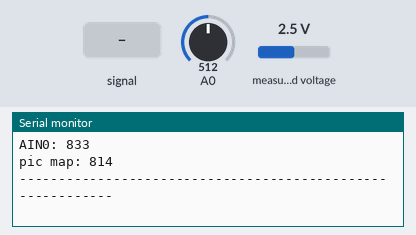
The sketch below on a simulated ESP8266 (NodeMCU). Parts: the last lines printed to the serial monitor. The inputs (shaded band) are chosen by the test bench; at power-on: measured voltage 2.5 V, A0 = 512.

Above: at 2.2 s.
2.3 s: A0 fed a 200 Hz sine of ±81 counts around its level
3.8 s: measured voltage set to 0.1 V
At 4.04 s:
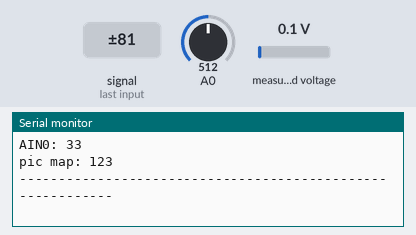
5.3 s: A0 fed a 1000 Hz sine of ±255 counts around its level
6.8 s: measured voltage set to 3.8 V
At 9.2 s:
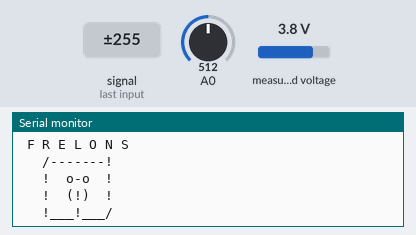
Timing chart, 0 to 10.7 s (numbered marks = the images above; inputs shaded):
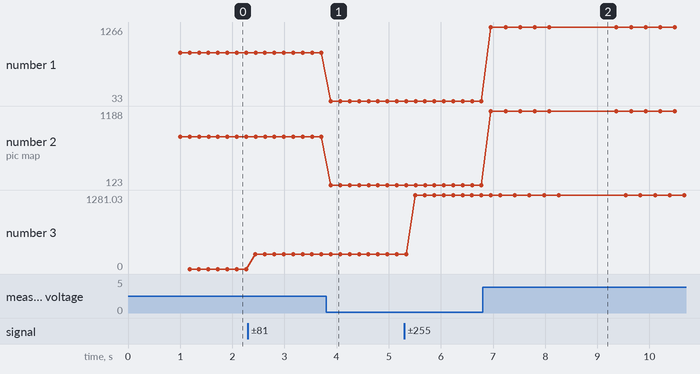

The sketch:

ESP8266_Spectrum_potard_ads1115.ino
```cpp
// (licence header left out)
#include "arduinoFFT.h" // Standard Arduino FFT library

// ADS1115 cf:https://github.com/adafruit/Adafruit_ADS1X15
#include <Adafruit_ADS1X15.h>
Adafruit_ADS1015 ads;

// https://github.com/kosme/arduinoFFT, in IDE, Sketch, Include Library, Manage Library, then search for FFT
arduinoFFT FFT = arduinoFFT();
#define SAMPLES 1024             // Must be a power of 2
#define SAMPLING_FREQUENCY 10000 // Hz, must be 40000 or less due to ADC conversion time. Determines maximum frequency that can be analysed by the FFT Fmax=sampleF/2.
unsigned int sampling_period_us;
double vReal1[SAMPLES];
double vImag1[SAMPLES];

double pic = 234;
double picSeuilBas = pic - (10 * pic /100);
double picSeuilHaut = pic + (10 * pic /100);

// voir l'exemple FFT_01 https://github.com/kosme/arduinoFFT/blob/master/Examples/FFT_01/FFT_01.ino
unsigned long newTime, chrono1, chrono2;
int compteur_tour =0;
int Nb_chrono =0;
// compteur d'attaque
int Cpt_Attaque=0;

// relai en GPIO D1
#define Relai_Ext D1

void setup() {
  Serial.begin(115200);
  Serial.println(__FILE__);
  sampling_period_us = round(1000000 * (1.0 / SAMPLING_FREQUENCY));

  //pinMode(Relai_Ext, OUTPUT);


  if (!ads.begin()) {
    Serial.println("Failed to initialize ADS.");
    while (1);
  }

  picSeuilBas = pic - (10 * pic /100);
  picSeuilHaut = pic + (10 * pic /100);
  delay(1000);
}

void loop(){
  // lecture potentiomètre
  int16_t adc0, adc1, adc2, adc3;
  adc0 = ads.readADC_SingleEnded(0);
  // interval de valeurs 100 à 1000
  int range = map(adc0, 6, 1048, 100, 1000);
  Serial.println("-----------------------------------------------------------");
  Serial.print("AIN0: "); Serial.println(adc0);
  Serial.print("pic map: "); Serial.println(range);
  Serial.println("-----------------------------------------------------------");
  picSeuilBas = range - (10 * range /100);
  picSeuilHaut = range + (10 * range /100);

  //digitalWrite(Relai_Ext, LOW);   // relai externe mis bas
  //
  //   prise de son et création de sa FFT
  //
  for (int i = 0; i < SAMPLES; i++) {
    newTime  = micros();         //  lecture du son via un micro mis en ADC0
    vReal1[i] = analogRead(A0);   //  Using pin number for ADC port ici ADC0
    vImag1[i] = 0;
    while ((micros() - newTime) < sampling_period_us) { /* do nothing to wait */ }
  }
  FFT.Windowing(vReal1, SAMPLES, FFT_WIN_TYP_HAMMING, FFT_FORWARD);
  FFT.Compute(vReal1, vImag1, SAMPLES, FFT_FORWARD);
  FFT.ComplexToMagnitude(vReal1, vImag1, SAMPLES);

  // calcul du pic
  double pic1 = FFT.MajorPeak(vReal1, SAMPLES, SAMPLING_FREQUENCY);
  Serial.println(pic1);
  //picSeuilHaut = pic + (10 * seuil /100);
  // on cherche si le pic = 234 +- 10%
  if (pic1 >picSeuilBas  && pic1 <=picSeuilHaut) {         // soupçon de frelon
    // est-ce que il y a  5 pics en 235 en moins de 30 secondes ?
    chrono2 = millis(); // demarrage du chrono 2
    if (Nb_chrono == 0) {
      chrono1 = chrono2 ;  // remise à l'heure du compteur 1
    }
    unsigned long interval;
    interval = chrono2 - chrono1 ;
    if (interval < 5000 ) {     // les deux pics sont séparés de moins de 5s
      chrono1 = chrono2;
      chrono2 = millis();
      Nb_chrono++;
      delay(100); // attente
    }
    else {
      // remise à zero du compteur
      Nb_chrono = 0;
    }
    if ( Nb_chrono > 4 ) {     // !!!! FRELON !!!!
      Nb_chrono=0;
      // affichage alerte  FRELON !
      Serial.println("  A L E R T E ");
      Serial.println(" F R E L O N S");
      Serial.println("   /-------!  ");
      Serial.println("   !  o-o  !  ");
      Serial.println("   !  (!)  ! ");
      Serial.println("   !___!___/  ");
      // mise du relai externe en D5 High pour tir
      //digitalWrite(Relai_Ext, HIGH);
      delay(1000);
    }
  }
}
```

Measured:
- after the input at 3.8 s, the serial monitor: prints a new line after 0.09 s (image 1)
- after the input at 6.8 s, the serial monitor: prints a new line after 0.16 s (image 2)
- plotted number 1: 833 → 33 after the input at 3.8 s, 33 → 1266 after the input at 6.8 s
- plotted number 2: 814 → 123 after the input at 3.8 s, 123 → 1188 after the input at 6.8 s
- plotted number 3: 0 → 255.68 after the input at 2.3 s, 255.68 → 1281.03 after the input at 5.3 s
